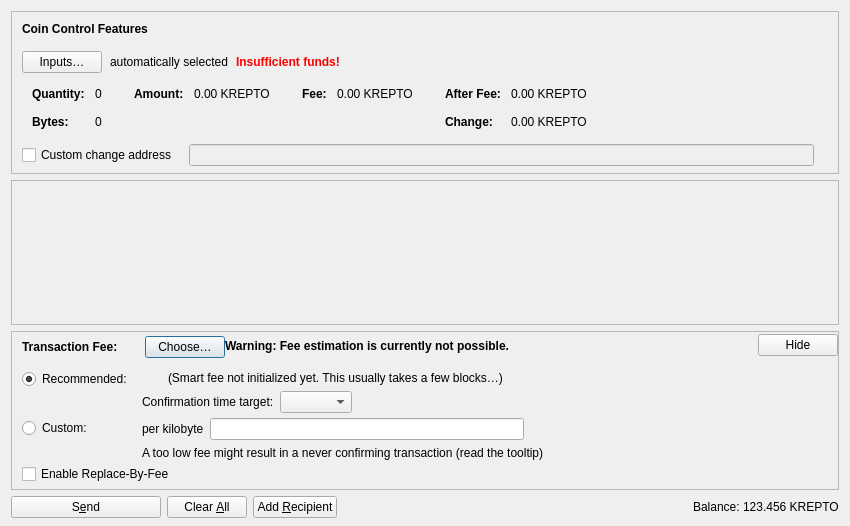
<?xml version="1.0" encoding="UTF-8"?>
<ui version="4.0">
 <class>SendCoinsDialog</class>
 <widget class="QDialog" name="SendCoinsDialog">
  <property name="geometry">
   <rect>
    <x>0</x>
    <y>0</y>
    <width>850</width>
    <height>526</height>
   </rect>
  </property>
  <property name="windowTitle">
   <string>Send Coins</string>
  </property>
  <layout class="QVBoxLayout" name="verticalLayout" stretch="0,1,0,0">
   <property name="bottomMargin">
    <number>8</number>
   </property>
   <item>
    <widget class="QFrame" name="frameCoinControl">
     <property name="sizePolicy">
      <sizepolicy hsizetype="Expanding" vsizetype="Expanding">
       <horstretch>0</horstretch>
       <verstretch>0</verstretch>
      </sizepolicy>
     </property>
     <property name="maximumSize">
      <size>
       <width>16777215</width>
       <height>16777215</height>
      </size>
     </property>
     <property name="frameShape">
      <enum>QFrame::StyledPanel</enum>
     </property>
     <property name="frameShadow">
      <enum>QFrame::Sunken</enum>
     </property>
     <layout class="QVBoxLayout" name="verticalLayoutCoinControl2">
      <property name="spacing">
       <number>0</number>
      </property>
      <property name="leftMargin">
       <number>0</number>
      </property>
      <property name="topMargin">
       <number>0</number>
      </property>
      <property name="rightMargin">
       <number>0</number>
      </property>
      <property name="bottomMargin">
       <number>6</number>
      </property>
      <item>
       <layout class="QVBoxLayout" name="verticalLayoutCoinControl" stretch="0,0,0,0,1">
        <property name="spacing">
         <number>0</number>
        </property>
        <property name="leftMargin">
         <number>10</number>
        </property>
        <property name="topMargin">
         <number>10</number>
        </property>
        <item>
         <layout class="QHBoxLayout" name="horizontalLayoutCoinControl1">
          <property name="bottomMargin">
           <number>15</number>
          </property>
          <item>
           <widget class="QLabel" name="labelCoinControlFeatures">
            <property name="sizePolicy">
             <sizepolicy hsizetype="Preferred" vsizetype="Maximum">
              <horstretch>0</horstretch>
              <verstretch>0</verstretch>
             </sizepolicy>
            </property>
            <property name="font">
             <font>
              <weight>75</weight>
              <bold>true</bold>
             </font>
            </property>
            <property name="styleSheet">
             <string notr="true">font-weight:bold;</string>
            </property>
            <property name="text">
             <string>Coin Control Features</string>
            </property>
           </widget>
          </item>
         </layout>
        </item>
        <item>
         <layout class="QHBoxLayout" name="horizontalLayoutCoinControl2" stretch="0,0,0,0">
          <property name="spacing">
           <number>8</number>
          </property>
          <property name="bottomMargin">
           <number>10</number>
          </property>
          <item>
           <widget class="QPushButton" name="pushButtonCoinControl">
            <property name="styleSheet">
             <string notr="true"/>
            </property>
            <property name="text">
             <string>Inputs…</string>
            </property>
            <property name="autoDefault">
             <bool>false</bool>
            </property>
           </widget>
          </item>
          <item>
           <widget class="QLabel" name="labelCoinControlAutomaticallySelected">
            <property name="text">
             <string>automatically selected</string>
            </property>
            <property name="margin">
             <number>5</number>
            </property>
           </widget>
          </item>
          <item>
           <widget class="QLabel" name="labelCoinControlInsuffFunds">
            <property name="font">
             <font>
              <weight>75</weight>
              <bold>true</bold>
             </font>
            </property>
            <property name="styleSheet">
             <string notr="true">color:red;font-weight:bold;</string>
            </property>
            <property name="text">
             <string>Insufficient funds!</string>
            </property>
            <property name="margin">
             <number>5</number>
            </property>
           </widget>
          </item>
          <item>
           <spacer name="horizontalSpacerCoinControl">
            <property name="orientation">
             <enum>Qt::Horizontal</enum>
            </property>
            <property name="sizeHint" stdset="0">
             <size>
              <width>40</width>
              <height>1</height>
             </size>
            </property>
           </spacer>
          </item>
         </layout>
        </item>
        <item>
         <widget class="QWidget" name="widgetCoinControl" native="true">
          <property name="sizePolicy">
           <sizepolicy hsizetype="Preferred" vsizetype="Preferred">
            <horstretch>0</horstretch>
            <verstretch>0</verstretch>
           </sizepolicy>
          </property>
          <property name="minimumSize">
           <size>
            <width>0</width>
            <height>0</height>
           </size>
          </property>
          <property name="styleSheet">
           <string notr="true"/>
          </property>
          <layout class="QHBoxLayout" name="horizontalLayoutCoinControl5">
           <property name="leftMargin">
            <number>0</number>
           </property>
           <property name="topMargin">
            <number>0</number>
           </property>
           <property name="rightMargin">
            <number>0</number>
           </property>
           <property name="bottomMargin">
            <number>0</number>
           </property>
           <item>
            <layout class="QHBoxLayout" name="horizontalLayoutCoinControl3" stretch="0,0,0,1">
             <property name="spacing">
              <number>20</number>
             </property>
             <property name="topMargin">
              <number>0</number>
             </property>
             <property name="bottomMargin">
              <number>10</number>
             </property>
             <item>
              <layout class="QFormLayout" name="formLayoutCoinControl1">
               <property name="labelAlignment">
                <set>Qt::AlignLeft|Qt::AlignVCenter</set>
               </property>
               <property name="horizontalSpacing">
                <number>10</number>
               </property>
               <property name="verticalSpacing">
                <number>14</number>
               </property>
               <property name="leftMargin">
                <number>10</number>
               </property>
               <property name="topMargin">
                <number>4</number>
               </property>
               <property name="rightMargin">
                <number>6</number>
               </property>
               <item row="0" column="0">
                <widget class="QLabel" name="labelCoinControlQuantityText">
                 <property name="font">
                  <font>
                   <weight>75</weight>
                   <bold>true</bold>
                  </font>
                 </property>
                 <property name="text">
                  <string>Quantity:</string>
                 </property>
                 <property name="margin">
                  <number>0</number>
                 </property>
                </widget>
               </item>
               <item row="0" column="1">
                <widget class="QLabel" name="labelCoinControlQuantity">
                 <property name="cursor">
                  <cursorShape>IBeamCursor</cursorShape>
                 </property>
                 <property name="contextMenuPolicy">
                  <enum>Qt::ActionsContextMenu</enum>
                 </property>
                 <property name="text">
                  <string notr="true">0</string>
                 </property>
                 <property name="margin">
                  <number>0</number>
                 </property>
                 <property name="textInteractionFlags">
                  <set>Qt::LinksAccessibleByMouse|Qt::TextSelectableByKeyboard|Qt::TextSelectableByMouse</set>
                 </property>
                </widget>
               </item>
               <item row="1" column="0">
                <widget class="QLabel" name="labelCoinControlBytesText">
                 <property name="font">
                  <font>
                   <weight>75</weight>
                   <bold>true</bold>
                  </font>
                 </property>
                 <property name="text">
                  <string>Bytes:</string>
                 </property>
                </widget>
               </item>
               <item row="1" column="1">
                <widget class="QLabel" name="labelCoinControlBytes">
                 <property name="cursor">
                  <cursorShape>IBeamCursor</cursorShape>
                 </property>
                 <property name="contextMenuPolicy">
                  <enum>Qt::ActionsContextMenu</enum>
                 </property>
                 <property name="text">
                  <string notr="true">0</string>
                 </property>
                 <property name="textInteractionFlags">
                  <set>Qt::LinksAccessibleByMouse|Qt::TextSelectableByKeyboard|Qt::TextSelectableByMouse</set>
                 </property>
                </widget>
               </item>
              </layout>
             </item>
             <item>
              <layout class="QFormLayout" name="formLayoutCoinControl2">
               <property name="horizontalSpacing">
                <number>10</number>
               </property>
               <property name="verticalSpacing">
                <number>14</number>
               </property>
               <property name="leftMargin">
                <number>6</number>
               </property>
               <property name="topMargin">
                <number>4</number>
               </property>
               <property name="rightMargin">
                <number>6</number>
               </property>
               <item row="0" column="0">
                <widget class="QLabel" name="labelCoinControlAmountText">
                 <property name="font">
                  <font>
                   <weight>75</weight>
                   <bold>true</bold>
                  </font>
                 </property>
                 <property name="text">
                  <string>Amount:</string>
                 </property>
                 <property name="margin">
                  <number>0</number>
                 </property>
                </widget>
               </item>
               <item row="0" column="1">
                <widget class="QLabel" name="labelCoinControlAmount">
                 <property name="cursor">
                  <cursorShape>IBeamCursor</cursorShape>
                 </property>
                 <property name="contextMenuPolicy">
                  <enum>Qt::ActionsContextMenu</enum>
                 </property>
                 <property name="text">
                  <string notr="true">0.00 KREPTO</string>
                 </property>
                 <property name="textInteractionFlags">
                  <set>Qt::LinksAccessibleByMouse|Qt::TextSelectableByKeyboard|Qt::TextSelectableByMouse</set>
                 </property>
                </widget>
               </item>
              </layout>
             </item>
             <item>
              <layout class="QFormLayout" name="formLayoutCoinControl3">
               <property name="horizontalSpacing">
                <number>10</number>
               </property>
               <property name="verticalSpacing">
                <number>14</number>
               </property>
               <property name="leftMargin">
                <number>6</number>
               </property>
               <property name="topMargin">
                <number>4</number>
               </property>
               <property name="rightMargin">
                <number>6</number>
               </property>
               <item row="0" column="0">
                <widget class="QLabel" name="labelCoinControlFeeText">
                 <property name="font">
                  <font>
                   <weight>75</weight>
                   <bold>true</bold>
                  </font>
                 </property>
                 <property name="text">
                  <string>Fee:</string>
                 </property>
                 <property name="margin">
                  <number>0</number>
                 </property>
                </widget>
               </item>
               <item row="0" column="1">
                <widget class="QLabel" name="labelCoinControlFee">
                 <property name="cursor">
                  <cursorShape>IBeamCursor</cursorShape>
                 </property>
                 <property name="contextMenuPolicy">
                  <enum>Qt::ActionsContextMenu</enum>
                 </property>
                 <property name="text">
                  <string notr="true">0.00 KREPTO</string>
                 </property>
                 <property name="textInteractionFlags">
                  <set>Qt::LinksAccessibleByMouse|Qt::TextSelectableByKeyboard|Qt::TextSelectableByMouse</set>
                 </property>
                </widget>
               </item>
              </layout>
             </item>
             <item>
              <layout class="QFormLayout" name="formLayoutCoinControl4">
               <property name="labelAlignment">
                <set>Qt::AlignLeft|Qt::AlignVCenter</set>
               </property>
               <property name="horizontalSpacing">
                <number>10</number>
               </property>
               <property name="verticalSpacing">
                <number>14</number>
               </property>
               <property name="leftMargin">
                <number>6</number>
               </property>
               <property name="topMargin">
                <number>4</number>
               </property>
               <property name="rightMargin">
                <number>6</number>
               </property>
               <item row="0" column="0">
                <widget class="QLabel" name="labelCoinControlAfterFeeText">
                 <property name="font">
                  <font>
                   <weight>75</weight>
                   <bold>true</bold>
                  </font>
                 </property>
                 <property name="text">
                  <string>After Fee:</string>
                 </property>
                 <property name="margin">
                  <number>0</number>
                 </property>
                </widget>
               </item>
               <item row="0" column="1">
                <widget class="QLabel" name="labelCoinControlAfterFee">
                 <property name="cursor">
                  <cursorShape>IBeamCursor</cursorShape>
                 </property>
                 <property name="contextMenuPolicy">
                  <enum>Qt::ActionsContextMenu</enum>
                 </property>
                 <property name="text">
                  <string notr="true">0.00 KREPTO</string>
                 </property>
                 <property name="textInteractionFlags">
                  <set>Qt::LinksAccessibleByMouse|Qt::TextSelectableByKeyboard|Qt::TextSelectableByMouse</set>
                 </property>
                </widget>
               </item>
               <item row="1" column="0">
                <widget class="QLabel" name="labelCoinControlChangeText">
                 <property name="font">
                  <font>
                   <weight>75</weight>
                   <bold>true</bold>
                  </font>
                 </property>
                 <property name="text">
                  <string>Change:</string>
                 </property>
                </widget>
               </item>
               <item row="1" column="1">
                <widget class="QLabel" name="labelCoinControlChange">
                 <property name="cursor">
                  <cursorShape>IBeamCursor</cursorShape>
                 </property>
                 <property name="contextMenuPolicy">
                  <enum>Qt::ActionsContextMenu</enum>
                 </property>
                 <property name="text">
                  <string notr="true">0.00 KREPTO</string>
                 </property>
                 <property name="textInteractionFlags">
                  <set>Qt::LinksAccessibleByMouse|Qt::TextSelectableByKeyboard|Qt::TextSelectableByMouse</set>
                 </property>
                </widget>
               </item>
              </layout>
             </item>
            </layout>
           </item>
          </layout>
         </widget>
        </item>
        <item>
         <layout class="QHBoxLayout" name="horizontalLayoutCoinControl4" stretch="0,0,0">
          <property name="spacing">
           <number>12</number>
          </property>
          <property name="sizeConstraint">
           <enum>QLayout::SetDefaultConstraint</enum>
          </property>
          <property name="topMargin">
           <number>5</number>
          </property>
          <property name="rightMargin">
           <number>5</number>
          </property>
          <item>
           <widget class="QCheckBox" name="checkBoxCoinControlChange">
            <property name="toolTip">
             <string>If this is activated, but the change address is empty or invalid, change will be sent to a newly generated address.</string>
            </property>
            <property name="text">
             <string>Custom change address</string>
            </property>
           </widget>
          </item>
          <item>
           <widget class="QValidatedLineEdit" name="lineEditCoinControlChange">
            <property name="enabled">
             <bool>false</bool>
            </property>
            <property name="sizePolicy">
             <sizepolicy hsizetype="Expanding" vsizetype="Fixed">
              <horstretch>0</horstretch>
              <verstretch>0</verstretch>
             </sizepolicy>
            </property>
           </widget>
          </item>
          <item>
           <widget class="QLabel" name="labelCoinControlChangeLabel">
            <property name="sizePolicy">
             <sizepolicy hsizetype="Preferred" vsizetype="Expanding">
              <horstretch>0</horstretch>
              <verstretch>0</verstretch>
             </sizepolicy>
            </property>
            <property name="minimumSize">
             <size>
              <width>0</width>
              <height>0</height>
             </size>
            </property>
            <property name="text">
             <string/>
            </property>
            <property name="margin">
             <number>3</number>
            </property>
           </widget>
          </item>
         </layout>
        </item>
        <item>
         <spacer name="verticalSpacerCoinControl">
          <property name="orientation">
           <enum>Qt::Vertical</enum>
          </property>
          <property name="sizeHint" stdset="0">
           <size>
            <width>800</width>
            <height>1</height>
           </size>
          </property>
         </spacer>
        </item>
       </layout>
      </item>
     </layout>
    </widget>
   </item>
   <item>
    <widget class="QScrollArea" name="scrollArea">
     <property name="widgetResizable">
      <bool>true</bool>
     </property>
     <widget class="QWidget" name="scrollAreaWidgetContents">
      <property name="geometry">
       <rect>
        <x>0</x>
        <y>0</y>
        <width>830</width>
        <height>104</height>
       </rect>
      </property>
      <layout class="QVBoxLayout" name="verticalLayout_2" stretch="0,1">
       <property name="leftMargin">
        <number>0</number>
       </property>
       <property name="topMargin">
        <number>0</number>
       </property>
       <property name="rightMargin">
        <number>0</number>
       </property>
       <property name="bottomMargin">
        <number>0</number>
       </property>
       <item>
        <layout class="QVBoxLayout" name="entries">
         <property name="spacing">
          <number>6</number>
         </property>
        </layout>
       </item>
       <item>
        <spacer name="verticalSpacer">
         <property name="orientation">
          <enum>Qt::Vertical</enum>
         </property>
         <property name="sizeHint" stdset="0">
          <size>
           <width>20</width>
           <height>40</height>
          </size>
         </property>
        </spacer>
       </item>
      </layout>
     </widget>
    </widget>
   </item>
   <item>
    <widget class="QFrame" name="frameFee">
     <property name="sizePolicy">
      <sizepolicy hsizetype="Expanding" vsizetype="Expanding">
       <horstretch>0</horstretch>
       <verstretch>0</verstretch>
      </sizepolicy>
     </property>
     <property name="maximumSize">
      <size>
       <width>16777215</width>
       <height>16777215</height>
      </size>
     </property>
     <property name="frameShape">
      <enum>QFrame::StyledPanel</enum>
     </property>
     <property name="frameShadow">
      <enum>QFrame::Sunken</enum>
     </property>
     <layout class="QVBoxLayout" name="verticalLayoutFee1">
      <property name="spacing">
       <number>0</number>
      </property>
      <property name="leftMargin">
       <number>0</number>
      </property>
      <property name="topMargin">
       <number>0</number>
      </property>
      <property name="rightMargin">
       <number>0</number>
      </property>
      <property name="bottomMargin">
       <number>0</number>
      </property>
      <item>
       <layout class="QVBoxLayout" name="verticalLayoutFee2" stretch="0,0,0">
        <property name="spacing">
         <number>0</number>
        </property>
        <property name="leftMargin">
         <number>10</number>
        </property>
        <property name="topMargin">
         <number>0</number>
        </property>
        <item>
         <layout class="QHBoxLayout" name="horizontalLayoutFee1">
          <property name="bottomMargin">
           <number>0</number>
          </property>
          <item>
           <layout class="QVBoxLayout" name="verticalLayoutFee7">
            <property name="spacing">
             <number>0</number>
            </property>
            <item>
             <spacer name="verticalSpacerSmartFee">
              <property name="orientation">
               <enum>Qt::Vertical</enum>
              </property>
              <property name="sizeType">
               <enum>QSizePolicy::Fixed</enum>
              </property>
              <property name="sizeHint" stdset="0">
               <size>
                <width>1</width>
                <height>4</height>
               </size>
              </property>
             </spacer>
            </item>
            <item>
             <layout class="QHBoxLayout" name="horizontalLayoutSmartFee">
              <property name="spacing">
               <number>10</number>
              </property>
              <item>
               <widget class="QLabel" name="labelFeeHeadline">
                <property name="sizePolicy">
                 <sizepolicy hsizetype="Preferred" vsizetype="Maximum">
                  <horstretch>0</horstretch>
                  <verstretch>0</verstretch>
                 </sizepolicy>
                </property>
                <property name="font">
                 <font>
                  <weight>75</weight>
                  <bold>true</bold>
                 </font>
                </property>
                <property name="styleSheet">
                 <string notr="true">font-weight:bold;</string>
                </property>
                <property name="text">
                 <string>Transaction Fee:</string>
                </property>
               </widget>
              </item>
              <item>
               <widget class="QLabel" name="labelFeeMinimized">
                <property name="text">
                 <string/>
                </property>
               </widget>
              </item>
              <item>
               <widget class="QPushButton" name="buttonChooseFee">
                <property name="text">
                 <string>Choose…</string>
                </property>
               </widget>
              </item>
             </layout>
            </item>
            <item>
             <spacer name="verticalSpacer_5">
              <property name="orientation">
               <enum>Qt::Vertical</enum>
              </property>
              <property name="sizeHint" stdset="0">
               <size>
                <width>1</width>
                <height>1</height>
               </size>
              </property>
             </spacer>
            </item>
           </layout>
          </item>
          <item>
           <widget class="QLabel" name="fallbackFeeWarningLabel">
            <property name="toolTip">
             <string>Using the fallbackfee can result in sending a transaction that will take several hours or days (or never) to confirm. Consider choosing your fee manually or wait until you have validated the complete chain.</string>
            </property>
            <property name="font">
            <font>
                <weight>75</weight>
                <bold>true</bold>
            </font>
            </property>
            <property name="text">
             <string>Warning: Fee estimation is currently not possible.</string>
            </property>
            <property name="wordWrap">
             <bool>false</bool>
            </property>
           </widget>
          </item>
          <item>
           <spacer name="horizontalSpacer_4">
            <property name="orientation">
             <enum>Qt::Horizontal</enum>
            </property>
            <property name="sizeType">
             <enum>QSizePolicy::MinimumExpanding</enum>
            </property>
            <property name="sizeHint" stdset="0">
             <size>
              <width>40</width>
              <height>20</height>
             </size>
            </property>
           </spacer>
          </item>
          <item>
           <widget class="QPushButton" name="buttonMinimizeFee">
            <property name="toolTip">
             <string>Hide transaction fee settings</string>
            </property>
            <property name="text">
             <string>Hide</string>
            </property>
           </widget>
          </item>
         </layout>
        </item>
        <item>
         <widget class="QFrame" name="frameFeeSelection">
          <layout class="QVBoxLayout" name="verticalLayoutFee12">
           <property name="spacing">
            <number>0</number>
           </property>
           <property name="leftMargin">
            <number>0</number>
           </property>
           <property name="topMargin">
            <number>0</number>
           </property>
           <property name="rightMargin">
            <number>0</number>
           </property>
           <property name="bottomMargin">
            <number>0</number>
           </property>
           <item>
            <layout class="QGridLayout" name="gridLayoutFee">
             <property name="topMargin">
              <number>10</number>
             </property>
             <property name="bottomMargin">
              <number>4</number>
             </property>
             <property name="horizontalSpacing">
              <number>10</number>
             </property>
             <property name="verticalSpacing">
              <number>4</number>
             </property>
             <item row="1" column="1">
              <layout class="QVBoxLayout" name="verticalLayoutFee8">
               <property name="spacing">
                <number>6</number>
               </property>
               <item>
                <layout class="QHBoxLayout" name="horizontalLayoutFee13">
                 <item>
                  <widget class="QLabel" name="labelCustomPerKilobyte">
                   <property name="toolTip">
                    <string>Specify a custom fee per kB (1,000 bytes) of the transaction's virtual size.

Note:  Since the fee is calculated on a per-byte basis, a fee rate of "100 satoshis per kvB" for a transaction size of 500 virtual bytes (half of 1 kvB) would ultimately yield a fee of only 50 satoshis.</string>
                   </property>
                   <property name="text">
                    <string>per kilobyte</string>
                   </property>
                  </widget>
                 </item>
                 <item>
                  <widget class="BitcoinAmountField" name="customFee"/>
                 </item>
                 <item>
                  <spacer name="horizontalSpacer_6">
                   <property name="orientation">
                    <enum>Qt::Horizontal</enum>
                   </property>
                   <property name="sizeHint" stdset="0">
                    <size>
                     <width>1</width>
                     <height>1</height>
                    </size>
                   </property>
                  </spacer>
                 </item>
                </layout>
               </item>
               <item>
                <layout class="QHBoxLayout" name="horizontalLayoutFee8">
                 <item>
                  <widget class="QLabel" name="labelCustomFeeWarning">
                   <property name="enabled">
                    <bool>true</bool>
                   </property>
                   <property name="toolTip">
                    <string>When there is less transaction volume than space in the blocks, miners as well as relaying nodes may enforce a minimum fee. Paying only this minimum fee is just fine, but be aware that this can result in a never confirming transaction once there is more demand for krepto transactions than the network can process.</string>
                   </property>
                   <property name="text">
                    <string>A too low fee might result in a never confirming transaction (read the tooltip)</string>
                   </property>
                  </widget>
                 </item>
                 <item>
                  <spacer name="horizontalSpacer_2">
                   <property name="orientation">
                    <enum>Qt::Horizontal</enum>
                   </property>
                   <property name="sizeHint" stdset="0">
                    <size>
                     <width>1</width>
                     <height>1</height>
                    </size>
                   </property>
                  </spacer>
                 </item>
                </layout>
               </item>
              </layout>
             </item>
             <item row="0" column="0">
              <layout class="QVBoxLayout" name="verticalLayoutFee4" stretch="0,1">
               <item>
                <widget class="QRadioButton" name="radioSmartFee">
                 <property name="text">
                  <string>Recommended:</string>
                 </property>
                 <property name="checked">
                  <bool>true</bool>
                 </property>
                 <attribute name="buttonGroup">
                  <string notr="true">groupFee</string>
                 </attribute>
                </widget>
               </item>
               <item>
                <spacer name="verticalSpacer_2">
                 <property name="orientation">
                  <enum>Qt::Vertical</enum>
                 </property>
                 <property name="sizeHint" stdset="0">
                  <size>
                   <width>1</width>
                   <height>1</height>
                  </size>
                 </property>
                </spacer>
               </item>
              </layout>
             </item>
             <item row="1" column="0">
              <layout class="QVBoxLayout" name="verticalLayoutFee9" stretch="0,1">
               <item>
                <widget class="QRadioButton" name="radioCustomFee">
                 <property name="text">
                  <string>Custom:</string>
                 </property>
                 <attribute name="buttonGroup">
                  <string notr="true">groupFee</string>
                 </attribute>
                </widget>
               </item>
               <item>
                <spacer name="verticalSpacer_6">
                 <property name="orientation">
                  <enum>Qt::Vertical</enum>
                 </property>
                 <property name="sizeHint" stdset="0">
                  <size>
                   <width>1</width>
                   <height>1</height>
                  </size>
                 </property>
                </spacer>
               </item>
              </layout>
             </item>
             <item row="0" column="1">
              <layout class="QVBoxLayout" name="verticalLayoutFee3" stretch="0,0,1">
               <property name="spacing">
                <number>6</number>
               </property>
               <property name="topMargin">
                <number>2</number>
               </property>
               <item>
                <layout class="QHBoxLayout" name="horizontalLayoutFee12">
                 <item>
                  <widget class="QLabel" name="labelSmartFee">
                   <property name="text">
                    <string/>
                   </property>
                  </widget>
                 </item>
                 <item>
                  <widget class="QLabel" name="labelFeeEstimation">
                   <property name="text">
                    <string/>
                   </property>
                  </widget>
                 </item>
                 <item>
                  <widget class="QLabel" name="labelSmartFee2">
                   <property name="text">
                    <string>(Smart fee not initialized yet. This usually takes a few blocks…)</string>
                   </property>
                  </widget>
                 </item>
                 <item>
                  <spacer name="horizontalSpacer_5">
                   <property name="orientation">
                    <enum>Qt::Horizontal</enum>
                   </property>
                   <property name="sizeHint" stdset="0">
                    <size>
                     <width>1</width>
                     <height>1</height>
                    </size>
                   </property>
                  </spacer>
                 </item>
                </layout>
               </item>
               <item>
                <layout class="QHBoxLayout" name="horizontalLayoutFee9">
                 <item>
                  <layout class="QVBoxLayout" name="verticalLayoutFee6">
                   <item>
                    <widget class="QLabel" name="labelSmartFee3">
                     <property name="text">
                      <string>Confirmation time target:</string>
                     </property>
                    </widget>
                   </item>
                  </layout>
                 </item>
                 <item>
                  <layout class="QVBoxLayout" name="verticalLayoutFee5">
                   <property name="rightMargin">
                    <number>30</number>
                   </property>
                   <item>
                    <layout class="QHBoxLayout" name="horizontalLayoutConfTarget">
                     <property name="bottomMargin">
                      <number>0</number>
                     </property>
                     <item>
                      <widget class="QComboBox" name="confTargetSelector"/>
                     </item>
                     <item>
                      <spacer name="horizontalSpacerConfTarget">
                       <property name="orientation">
                        <enum>Qt::Horizontal</enum>
                       </property>
                       <property name="sizeHint" stdset="0">
                        <size>
                         <width>40</width>
                         <height>20</height>
                        </size>
                       </property>
                      </spacer>
                     </item>
                    </layout>
                   </item>
                  </layout>
                 </item>
                </layout>
               </item>
               <item>
                <spacer name="verticalSpacer_4">
                 <property name="orientation">
                  <enum>Qt::Vertical</enum>
                 </property>
                 <property name="sizeHint" stdset="0">
                  <size>
                   <width>1</width>
                   <height>1</height>
                  </size>
                 </property>
                </spacer>
               </item>
              </layout>
             </item>
            </layout>
           </item>
           <item>
            <widget class="QCheckBox" name="optInRBF">
             <property name="text">
              <string>Enable Replace-By-Fee</string>
             </property>
             <property name="toolTip">
              <string>With Replace-By-Fee (BIP-125) you can increase a transaction's fee after it is sent. Without this, a higher fee may be recommended to compensate for increased transaction delay risk.</string>
             </property>
            </widget>
           </item>
          </layout>
         </widget>
        </item>
        <item>
         <spacer name="verticalSpacerFee">
          <property name="orientation">
           <enum>Qt::Vertical</enum>
          </property>
          <property name="sizeHint" stdset="0">
           <size>
            <width>40</width>
            <height>5</height>
           </size>
          </property>
         </spacer>
        </item>
       </layout>
      </item>
     </layout>
    </widget>
   </item>
   <item>
    <layout class="QHBoxLayout" name="horizontalLayout">
     <item>
      <widget class="QPushButton" name="sendButton">
       <property name="minimumSize">
        <size>
         <width>150</width>
         <height>0</height>
        </size>
       </property>
       <property name="toolTip">
        <string>Confirm the send action</string>
       </property>
       <property name="text">
        <string>S&amp;end</string>
       </property>
       <property name="icon">
        <iconset resource="../bitcoin.qrc">
         <normaloff>:/icons/send</normaloff>:/icons/send</iconset>
       </property>
       <property name="autoDefault">
        <bool>false</bool>
       </property>
       <property name="default">
        <bool>false</bool>
       </property>
      </widget>
     </item>
     <item>
      <widget class="QPushButton" name="clearButton">
       <property name="sizePolicy">
        <sizepolicy hsizetype="Minimum" vsizetype="Fixed">
         <horstretch>0</horstretch>
         <verstretch>0</verstretch>
        </sizepolicy>
       </property>
       <property name="toolTip">
        <string>Clear all fields of the form.</string>
       </property>
       <property name="text">
        <string>Clear &amp;All</string>
       </property>
       <property name="icon">
        <iconset resource="../bitcoin.qrc">
         <normaloff>:/icons/remove</normaloff>:/icons/remove</iconset>
       </property>
       <property name="autoDefault">
        <bool>false</bool>
       </property>
      </widget>
     </item>
     <item>
      <widget class="QPushButton" name="addButton">
       <property name="toolTip">
        <string>Send to multiple recipients at once</string>
       </property>
       <property name="text">
        <string>Add &amp;Recipient</string>
       </property>
       <property name="icon">
        <iconset resource="../bitcoin.qrc">
         <normaloff>:/icons/add</normaloff>:/icons/add</iconset>
       </property>
       <property name="autoDefault">
        <bool>false</bool>
       </property>
      </widget>
     </item>
     <item>
      <spacer name="horizontalSpacer">
       <property name="orientation">
        <enum>Qt::Horizontal</enum>
       </property>
       <property name="sizeHint" stdset="0">
        <size>
         <width>40</width>
         <height>20</height>
        </size>
       </property>
      </spacer>
     </item>
     <item>
      <layout class="QHBoxLayout" name="horizontalLayout_2">
       <property name="spacing">
        <number>3</number>
       </property>
       <item>
        <widget class="QLabel" name="labelBalanceName">
         <property name="sizePolicy">
          <sizepolicy hsizetype="Preferred" vsizetype="Fixed">
           <horstretch>0</horstretch>
           <verstretch>0</verstretch>
          </sizepolicy>
         </property>
         <property name="text">
          <string>Balance:</string>
         </property>
        </widget>
       </item>
       <item>
        <widget class="QLabel" name="labelBalance">
         <property name="sizePolicy">
          <sizepolicy hsizetype="Preferred" vsizetype="Fixed">
           <horstretch>0</horstretch>
           <verstretch>0</verstretch>
          </sizepolicy>
         </property>
         <property name="cursor">
          <cursorShape>IBeamCursor</cursorShape>
         </property>
         <property name="text">
          <string notr="true">123.456 KREPTO</string>
         </property>
         <property name="textInteractionFlags">
          <set>Qt::LinksAccessibleByMouse|Qt::TextSelectableByKeyboard|Qt::TextSelectableByMouse</set>
         </property>
        </widget>
       </item>
      </layout>
     </item>
    </layout>
   </item>
  </layout>
 </widget>
 <customwidgets>
  <customwidget>
   <class>QValidatedLineEdit</class>
   <extends>QLineEdit</extends>
   <header>qt/qvalidatedlineedit.h</header>
  </customwidget>
  <customwidget>
   <class>BitcoinAmountField</class>
   <extends>QLineEdit</extends>
   <header>qt/bitcoinamountfield.h</header>
   <container>1</container>
  </customwidget>
 </customwidgets>
 <resources>
  <include location="../bitcoin.qrc"/>
 </resources>
 <connections/>
 <buttongroups>
  <buttongroup name="groupFee"/>
 </buttongroups>
</ui>
